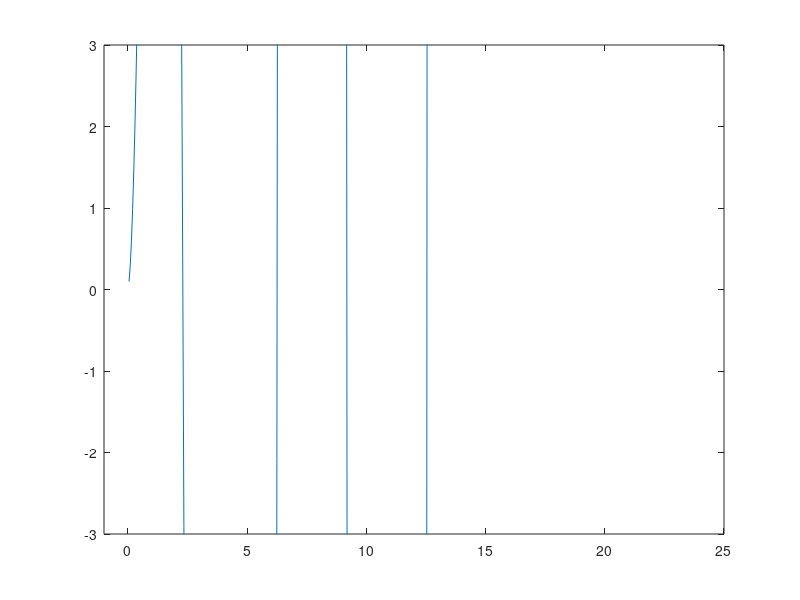

This figure's MATLAB source:
clc;clear;
data = csvread('res.csv');
x = data(:, 1);
y = data(:, 2);
% w = data(:, 3);

Num = 0;
px = reshape(x, Num+1, []);
py = reshape(y, Num+1, []);
% pw = reshape(w, Num+1, []);


% cm = colormap; % returns the current color map
% f = i/Num;
% colorID = max(1, sum(f > [0:1/length(cm(:,1)):1]));
% myColor = cm(colorID, :); % returns your color

for i=1:Num
    plot(px(i, :), py(i, :), '.');
    hold on;
%     plot(px(i, :), pw(i, :),'Color', myColor);
    axis([-1 25  -3 3])
end
plot(px(end, :), py(end, :));
    axis([-1 25  -3 3])
% colorbar;

